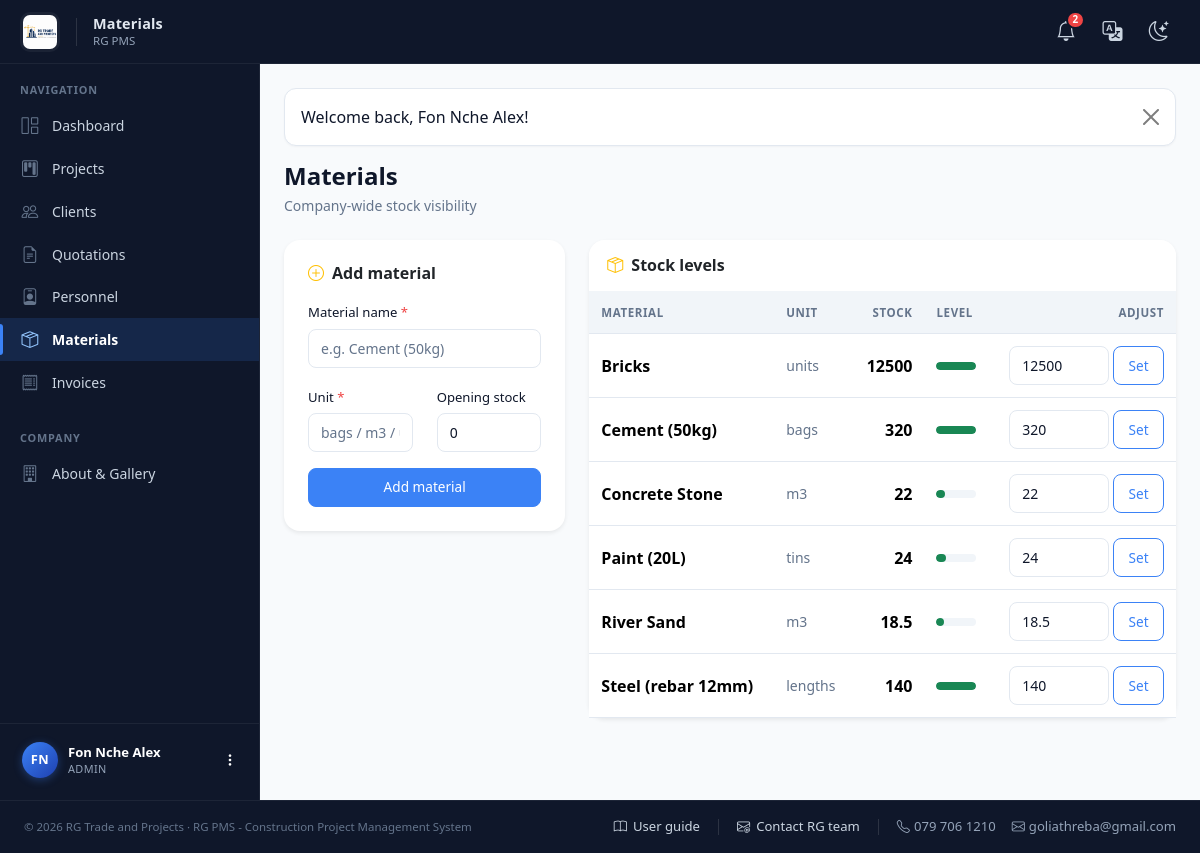
Page /admin/materials.php (signed in) on the committed database.
### tables this page shows
CREATE TABLE users (
  id            INT UNSIGNED NOT NULL AUTO_INCREMENT,
  role_id       TINYINT UNSIGNED NOT NULL,
  full_name     VARCHAR(120) NOT NULL,
  email         VARCHAR(160) NOT NULL UNIQUE,
  phone         VARCHAR(30)  NULL,
  password_hash VARCHAR(255) NOT NULL,
  is_active     TINYINT(1)   NOT NULL DEFAULT 1,
  created_at    DATETIME     NOT NULL DEFAULT CURRENT_TIMESTAMP,
  PRIMARY KEY (id),
  CONSTRAINT fk_users_role FOREIGN KEY (role_id) REFERENCES roles(id)
);

CREATE TABLE roles (
  id          TINYINT UNSIGNED NOT NULL AUTO_INCREMENT,
  name        VARCHAR(50)  NOT NULL UNIQUE,       
  description VARCHAR(255) NULL,
  PRIMARY KEY (id)
);

CREATE TABLE materials (
  id             INT UNSIGNED NOT NULL AUTO_INCREMENT,
  name           VARCHAR(160) NOT NULL,
  unit           VARCHAR(30)  NOT NULL DEFAULT 'unit',
  stock_quantity DECIMAL(12,2) NOT NULL DEFAULT 0,
  created_at     DATETIME NOT NULL DEFAULT CURRENT_TIMESTAMP,
  PRIMARY KEY (id),
  UNIQUE KEY uq_material_name (name)
);

### includes/auth.php (called while the page is built, shortened)
<?php
require_once __DIR__ . '/functions.php';
function current_user(): ?array {
    static $cached = null;
    static $loaded = false;
    if ($loaded) return $cached;
    $loaded = true;
    $stmt = db()->prepare(
        'SELECT u.*, r.name AS role_name
         FROM users u
         LEFT JOIN roles r ON r.id = u.role_id
         WHERE u.id = ? LIMIT 1'
    );
    $stmt->execute([(int)$_SESSION['user_id']]);
    $user = $stmt->fetch();
    return $cached = $user;
}
function require_login(): void {
    if (!current_user()) {
        $_SESSION['__intended'] = $_SERVER['REQUEST_URI'] ?? '';
        flash_set('warning', 'Please sign in to continue.');
        redirect('login.php');
    }
}
function require_role(string|array $roles): void {
    require_login();
}

### config/db.php (called while the page is built, shortened)
<?php
function db(): PDO {
    static $pdo = null;
    if ($pdo === null) {
        $dsn = 'mysql:host=' . DB_HOST . ';dbname=' . DB_NAME . ';charset=utf8mb4';
        try {
            $pdo = new PDO($dsn, DB_USER, DB_PASS, [
                PDO::ATTR_ERRMODE            => PDO::ERRMODE_EXCEPTION,
                PDO::ATTR_DEFAULT_FETCH_MODE => PDO::FETCH_ASSOC,
                PDO::ATTR_EMULATE_PREPARES   => false,
            ]);
        } catch (PDOException $e) {
            http_response_code(500);
            die('<div style="font-family:sans-serif;padding:2rem;max-width:40rem;margin:3rem auto;border:1px solid #dc3545;border-radius:.5rem;color:#842029;background:#f8d7da">'
                . '<h3>Database connection failed</h3><p>Please check <code>config/config.php</code> and confirm the '
                . 'database <code>' . htmlspecialchars(DB_NAME) . '</code> exists (import <code>sql/schema.sql</code>).</p>'
                . '<p style="font-size:.85rem">' . htmlspecialchars($e->getMessage()) . '</p></div>');
        }
    }
    return $pdo;
}

### includes/functions.php (called while the page is built, shortened)
<?php
require_once __DIR__ . '/../config/db.php';
function flash_get(): ?array {
    if (!empty($_SESSION['flash'])) {
        $f = $_SESSION['flash'];
        return $f;
    }
    return null;
}
function unread_notification_count(int $userId): int {
    $stmt = db()->prepare('SELECT COUNT(*) FROM notifications WHERE user_id = ? AND is_read = 0');
    $stmt->execute([$userId]);
    return (int)$stmt->fetchColumn();
}
function e(?string $value): string {
    return htmlspecialchars((string)$value, ENT_QUOTES, 'UTF-8');
}

### admin/materials.php (the view, shortened to what this page needs)
<?php
require_once __DIR__ . '/../includes/layout.php';
require_role('admin');
$pdo = db();
$materials = $pdo->query('SELECT * FROM materials ORDER BY name')->fetchAll();
page_header('Materials', 'materials');
page_heading('Materials', 'Company-wide stock visibility');
?>
<div class="row g-4">
  <div class="col-lg-4">
    <div class="card border-0 shadow-sm rounded-4">
      <div class="card-body p-4">
        <h6 class="fw-semibold mb-3"><i class="bi bi-plus-circle me-2 text-warning"></i>Add material</h6>
        <form method="post">
          <div class="mb-3">
            <label class="form-label required">Material name</label>
            <input type="text" name="name" class="form-control" placeholder="e.g. Cement (50kg)" required>
          </div>
          <div class="row">
            <div class="col-6 mb-3">
              <label class="form-label required">Unit</label>
              <input type="text" name="unit" class="form-control" placeholder="bags / m3 / units" required>
            </div>
            <div class="col-6 mb-3">
              <label class="form-label">Opening stock</label>
              <input type="number" step="0.01" name="stock_quantity" class="form-control" value="0">
            </div>
          </div>
          <button class="btn btn-brand w-100">Add material</button>
        </form>
      </div>
    </div>
  </div>
  <div class="col-lg-8">
    <div class="card border-0 shadow-sm rounded-4">
      <div class="card-header bg-white rounded-top-4 py-3">
        <h6 class="mb-0 fw-semibold"><i class="bi bi-box-seam me-2 text-warning"></i>Stock levels</h6>
      </div>
      <div class="table-responsive">
        <table class="table align-middle mb-0">
          <thead><tr><th>Material</th><th>Unit</th><th class="text-end">Stock</th><th>Level</th><th class="text-end">Adjust</th></tr></thead>
          <tbody>
            <?php foreach ($materials as $m): $low = (float)$m['stock_quantity'] <= 10; ?>
            <tr>
              <td class="fw-semibold"><?= e($m['name']) ?></td>
              <td class="small text-muted"><?= e($m['unit']) ?></td>
              <td class="text-end fw-semibold <?= $low ? 'text-danger' : '' ?>"><?= (float)$m['stock_quantity'] ?></td>
              <td>
                <div class="d-flex align-items-center gap-2" style="max-width:200px">
                  <div class="progress flex-grow-1"><div class="progress-bar <?= $low ? 'bg-danger' : 'bg-success' ?>" style="width:<?= min(100, (float)$m['stock_quantity']) ?>%"></div></div>
                </div>
              </td>
              <td class="text-end">
                <form method="post" class="d-inline-flex gap-1">
                  <input type="number" step="0.01" name="stock_quantity" class="form-control form-control-sm" style="width:100px" value="<?= (float)$m['stock_quantity'] ?>">
                  <button class="btn btn-sm btn-outline-brand">Set</button>
                </form>
              </td>
            </tr>
            <?php endforeach; ?>
          </tbody>
        </table>
      </div>
    </div>
  </div>
</div>
<?php page_footer(); ?>

### includes/layout.php (shortened to what this page needs)
<?php
require_once __DIR__ . '/functions.php';
require_once __DIR__ . '/auth.php';
function page_header(string $title, string $active = ''): void {
    $user    = current_user();
    $role    = $user['role_name'] ?? null;
    $unread  = $user ? unread_notification_count((int)$user['id']) : 0;
    $flash   = flash_get();
    $base    = BASE_URL;
    $initials = '';
    if ($user) {
        foreach (preg_split('/\s+/', trim($user['full_name'])) as $part) {
            if ($part !== '') $initials .= strtoupper($part[0]);
        }
        $initials = substr($initials, 0, 2);
    }
    ?>
<!DOCTYPE html>
<html lang="en">
<head>
<link rel="stylesheet" href="<?= $base ?>/assets/vendor/bootstrap.min.css">
<link rel="stylesheet" href="<?= $base ?>/assets/vendor/bootstrap-icons.css">
<link rel="stylesheet" href="<?= $base ?>/assets/css/style.css?v=<?= @filemtime(__DIR__ . '/../assets/css/style.css') ?>">
</head>
<body>
<?php if ($user): ?>
<nav class="app-navbar">
  <div class="navbar-inner">
    <div class="d-flex align-items-center gap-3">
      <a class="navbar-brand" href="<?= $base ?>/index.php">
        <img src="<?= $base ?>/assets/img/logo-full.png" alt="<?= APP_NAME ?>" class="header-logo"
             onerror="this.style.display='none';this.nextElementSibling.style.display='inline-flex';">
      </a>
      <div class="d-none d-md-block lh-1">
        <div class="navbar-page-title"><?= e($title) ?></div>
        <div class="navbar-page-sub mt-1"><?= APP_SYSTEM_NAME ?></div>
      </div>
    </div>
    <div class="d-flex align-items-center gap-1">
      <div class="dropdown">
        <a class="nav-icon-link" href="#" data-bs-toggle="dropdown" aria-expanded="false" title="Notifications">
          <i class="bi bi-bell fs-5"></i>
          <?php if ($unread > 0): ?>
            <span class="badge-dot"><?= $unread > 9 ? '9+' : $unread ?></span>
          <?php endif; ?>
        </a>
      </div>
      <div class="dropdown">
        <a class="nav-icon-link" href="#" data-bs-toggle="dropdown" aria-expanded="false" title="Translate">
          <i class="bi bi-translate fs-5"></i>
        </a>
      </div>
      <button class="nav-icon-link" type="button" id="themeToggle" title="Switch theme" aria-label="Switch theme">
        <i class="bi bi-moon-stars fs-5 icon-light"></i>
      </button>
    </div>
  </div>
</nav>
<div class="app-layout">
  <aside class="app-sidebar" id="appSidebar">
    <div class="sidebar-scroll">
      <div class="sidebar-section-title">Navigation</div>
      <ul class="nav flex-column sidebar-nav">
        <?php if ($role === 'admin'): ?>
          <li class="nav-item"><a class="nav-link <?= $active === 'dashboard' ? 'active' : '' ?>" href="<?= $base ?>/admin/dashboard.php"><i class="bi bi-grid-1x2"></i><span>Dashboard</span></a></li>
          <li class="nav-item"><a class="nav-link <?= $active === 'projects' ? 'active' : '' ?>" href="<?= $base ?>/admin/projects.php"><i class="bi bi-kanban"></i><span>Projects</span></a></li>
          <li class="nav-item"><a class="nav-link <?= $active === 'clients' ? 'active' : '' ?>" href="<?= $base ?>/admin/clients.php"><i class="bi bi-people"></i><span>Clients</span></a></li>
          <li class="nav-item"><a class="nav-link <?= $active === 'quotations' ? 'active' : '' ?>" href="<?= $base ?>/admin/quotations.php"><i class="bi bi-file-earmark-text"></i><span>Quotations</span></a></li>
          <li class="nav-item"><a class="nav-link <?= $active === 'personnel' ? 'active' : '' ?>" href="<?= $base ?>/admin/personnel.php"><i class="bi bi-person-badge"></i><span>Personnel</span></a></li>
          <li class="nav-item"><a class="nav-link <?= $active === 'materials' ? 'active' : '' ?>" href="<?= $base ?>/admin/materials.php"><i class="bi bi-box-seam"></i><span>Materials</span></a></li>
          <li class="nav-item"><a class="nav-link <?= $active === 'invoices' ? 'active' : '' ?>" href="<?= $base ?>/admin/invoices.php"><i class="bi bi-receipt"></i><span>Invoices</span></a></li>
        <?php elseif ($role === 'personnel'): ?>
          <li class="nav-item"><a class="nav-link <?= $active === 'dashboard' ? 'active' : '' ?>" href="<?= $base ?>/personnel/dashboard.php"><i class="bi bi-grid-1x2"></i><span>My Projects</span></a></li>
        <?php elseif ($role === 'client'): ?>
          <li class="nav-item"><a class="nav-link <?= $active === 'dashboard' ? 'active' : '' ?>" href="<?= $base ?>/client/dashboard.php"><i class="bi bi-grid-1x2"></i><span>My Projects</span></a></li>
        <?php endif; ?>
      </ul>
      <?php if ($role === 'admin'): ?>
        <div class="sidebar-section-title mt-3">Company</div>
        <ul class="nav flex-column sidebar-nav">
          <li class="nav-item">
            <a class="nav-link <?= $active === 'home' ? 'active' : '' ?>" href="<?= $base ?>/about.php">
              <i class="bi bi-building"></i><span>About &amp; Gallery</span>
            </a>
          </li>
        </ul>
      <?php endif; ?>
    </div>
    <div class="sidebar-user-wrap">
      <div class="dropdown dropend">
        <a class="sidebar-user" href="#" data-bs-toggle="dropdown" aria-expanded="false">
          <div class="avatar"><?= e($initials ?: 'U') ?></div>
          <div class="user-info">
            <div class="user-name"><?= e($user['full_name']) ?></div>
            <div class="user-role"><?= e($user['role_name']) ?></div>
          </div>
          <i class="bi bi-three-dots-vertical ms-auto small"></i>
        </a>
      </div>
    </div>
  </aside>
  <main class="app-main">
    <div class="container-fluid px-3 px-lg-4 py-4">
      <?php if ($flash): ?>
        <div class="alert alert-<?= e($flash['type']) ?> alert-dismissible fade show" role="alert">
          <?= e($flash['message']) ?>
          <button type="button" class="btn-close" data-bs-dismiss="alert" aria-label="Close"></button>
        </div>
      <?php endif; ?>
<?php endif; ?>
<?php
}
function page_footer(): void {
    $user = current_user();
    ?>
    <?php if ($user): ?>
        </div>
      </main>
    </div>
    <?php else: ?>
        </div>
    </main>
    <?php endif; ?>
<footer class="app-footer py-3">
  <div class="container-fluid px-3 px-lg-4">
    <div class="d-flex flex-wrap justify-content-between align-items-center gap-3">
      <div class="text-muted small">
        © <?= date('Y') ?> <?= APP_NAME ?> · <?= APP_SYSTEM_NAME ?> - Construction Project Management System
      </div>
      <div class="footer-links">
        <a href="<?= BASE_URL ?>/user_guide.php">
          <i class="bi bi-book"></i> User guide
        </a>
        <a href="mailto:<?= e(COMPANY_EMAIL) ?>?subject=RG%20PMS%20Support%20Request">
          <i class="bi bi-envelope-at"></i> Contact RG team
        </a>
        <span class="footer-meta d-none d-md-flex">
          <span><i class="bi bi-telephone me-1"></i><?= e(COMPANY_PHONE) ?></span>
          <span><i class="bi bi-envelope me-1"></i><?= e(COMPANY_EMAIL) ?></span>
        </span>
      </div>
    </div>
  </div>
</footer>
</body>
</html>
<?php
}
function page_heading(string $title, string $subtitle, string $actions = ''): void {
    echo '<div class="d-flex flex-wrap justify-content-between align-items-center mb-4 gap-2">';
    echo '<div><h4 class="mb-0 fw-semibold">' . e($title) . '</h4>';
    if ($subtitle) echo '<div class="text-muted small mt-1">' . e($subtitle) . '</div>';
    echo '</div>';
    echo '</div>';
}

### assets/css/style.css (style rules this page uses)
:root { --brand: #3b82f6; --brand-dark: #1e40af; --brand-light: #93c5fd; --brand-rgb: 59, 130, 246; --sidebar-bg: #0f172a; --sidebar-text: #cbd5e1; --sidebar-text-dim: #94a3b8; --sidebar-hover: rgba(255,255,255,0.06); --sidebar-active-bg: rgba(59,130,246,0.15); --sidebar-divider: rgba(255,255,255,0.06); --body-bg: #f8fafc; --card-bg: #ffffff; --text-color: #0f172a; --muted-text: #64748b; --border-color: #e2e8f0; --border-soft: #f1f5f9; --radius-sm: 8px; --radius: 12px; --radius-lg: 16px; --shadow-xs: 0 1px 2px rgba(15,23,42,.04); --shadow-sm: 0 1px 3px rgba(15,23,42,.06), 0 1px 2px rgba(15,23,42,.04); --shadow-md: 0 4px 12px rgba(15,23,42,.08); --shadow-lg: 0 10px 30px rgba(15,23,42,.12); }
.card { background: var(--card-bg); border: 1px solid var(--border-color); border-radius: var(--radius); box-shadow: var(--shadow-sm); }
.card-header { background: var(--card-bg); border-bottom: 1px solid var(--border-soft); padding: 14px 18px; font-weight: 600; }
.progress { height: 8px; border-radius: 999px; background-color: var(--border-soft); overflow: hidden; }
.progress-bar { background-color: var(--brand); border-radius: 999px; }
.table { color: var(--text-color); border-color: var(--border-color); }
.table thead th { font-size: .72rem; text-transform: uppercase; letter-spacing: .6px; color: var(--muted-text); font-weight: 600; border-color: var(--border-color); background: var(--border-soft); }
.table td, .table th { border-color: var(--border-color); padding: .75rem; }
.form-control, .form-select { background-color: var(--card-bg); color: var(--text-color); border: 1px solid var(--border-color); border-radius: var(--radius-sm); padding: .5rem .75rem; font-size: .875rem; transition: border-color .15s ease, box-shadow .15s ease; }
.form-control::placeholder { color: var(--muted-text); }
.form-label { font-weight: 500; font-size: .82rem; color: var(--text-color); margin-bottom: 6px; }
.btn { border-radius: var(--radius-sm); font-size: .85rem; font-weight: 500; padding: .5rem .9rem; }
.btn-brand { background: var(--brand); border-color: var(--brand); color: #fff; }
.btn-outline-brand { border-color: var(--brand); color: var(--brand); }
.alert { border-radius: var(--radius); border: 1px solid var(--border-color); background: var(--card-bg); color: var(--text-color); box-shadow: var(--shadow-xs); }
.required::after { content: " *"; color: #ef4444; }
.text-muted { color: var(--muted-text) !important; }
.app-footer { background: var(--sidebar-bg); color: var(--sidebar-text-dim); font-size: .8rem; border-top: 1px solid var(--sidebar-divider); }

### rows in the picture
users: full_name "Fon Nche Alex", role.name "ADMIN"
materials: name "Bricks", unit "units", stock_quantity "12500"
materials: name "Cement (50kg)", unit "bags", stock_quantity "320"
materials: name "Concrete Stone", unit "m3", stock_quantity "22"
materials: name "Paint (20L)", unit "tins", stock_quantity "24"
materials: name "River Sand", unit "m3", stock_quantity "18.5"
materials: name "Steel (rebar 12mm)", unit "lengths", stock_quantity "140"

### other values in the picture
$title "Materials"
APP_SYSTEM_NAME "RG PMS"
$unread "2"
$initials ?: 'U' "FN"
$flash['message'] "Welcome back, Fon Nche Alex!"
$subtitle "Company-wide stock visibility"
APP_NAME "RG Trade and Projects"
COMPANY_PHONE "079 706 1210"
COMPANY_EMAIL "goliathreba@gmail.com"
